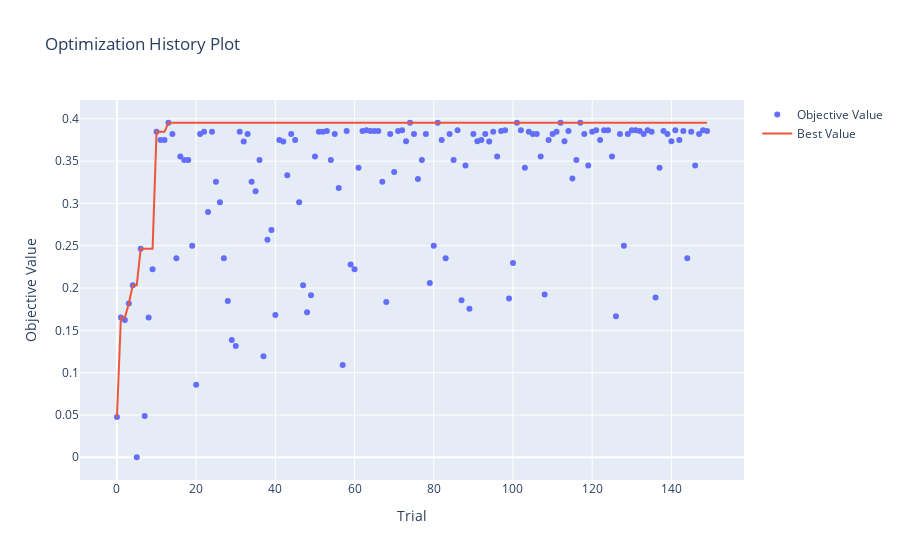

The notebook cell this image was saved under:
### Code cell
# Visualizar el historial de optimización
plot_optimization_history(study)

### Figure 1 — Plotly figure (JSON) as saved in the notebook; plotly's stock layout.template omitted (floating-point values rounded to 4 significant figures; data arrays with more than 128 entries replaced by an {"elided": "..."} marker saying what was removed)
{"data": [{"mode": "markers", "name": "Objective Value", "type": "scatter", "x": {"elided": "150 int values"}, "y": {"elided": "150 float values"}}, {"mode": "lines", "name": "Best Value", "type": "scatter", "x": {"elided": "150 int values"}, "y": {"elided": "150 float values"}}, {"marker": {"color": "#cccccc"}, "mode": "markers", "name": "Infeasible Trial", "showlegend": false, "type": "scatter", "x": [], "y": []}], "layout": {"title": {"text": "Optimization History Plot"}, "xaxis": {"title": {"text": "Trial"}}, "yaxis": {"title": {"text": "Objective Value"}}}}
